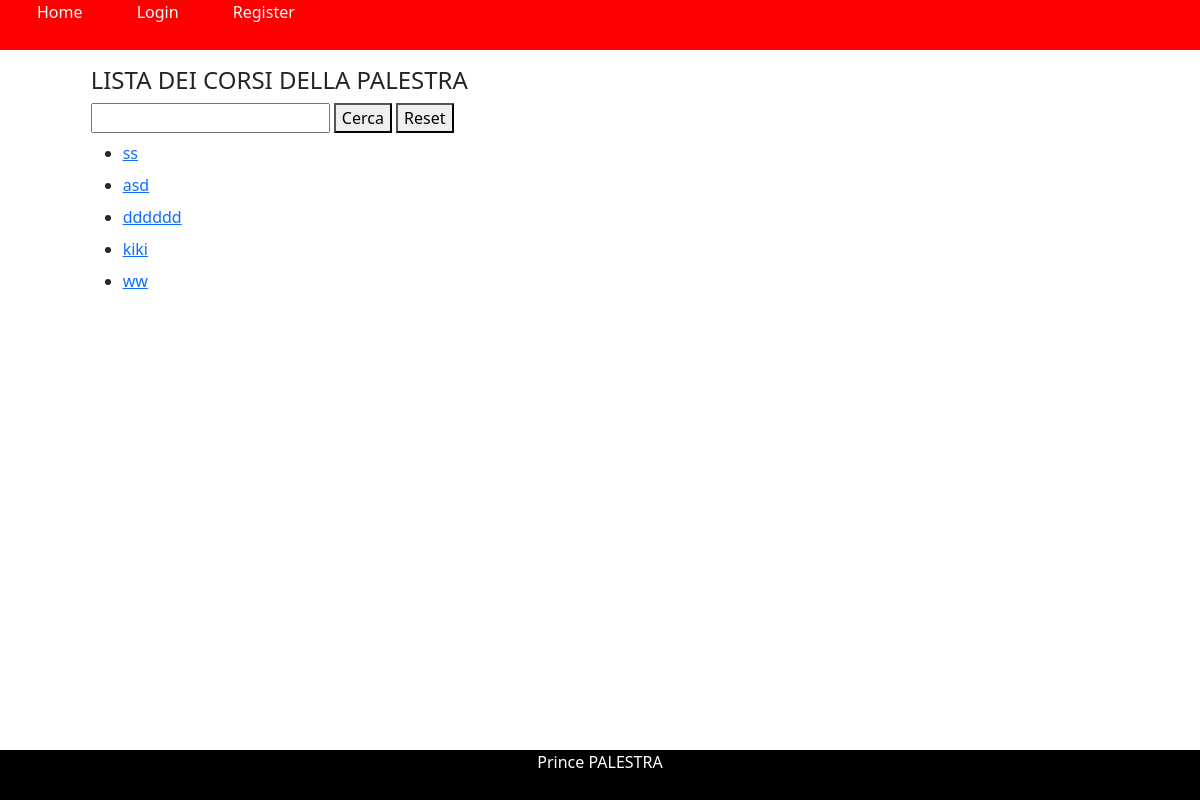
Before: / with the older database file.
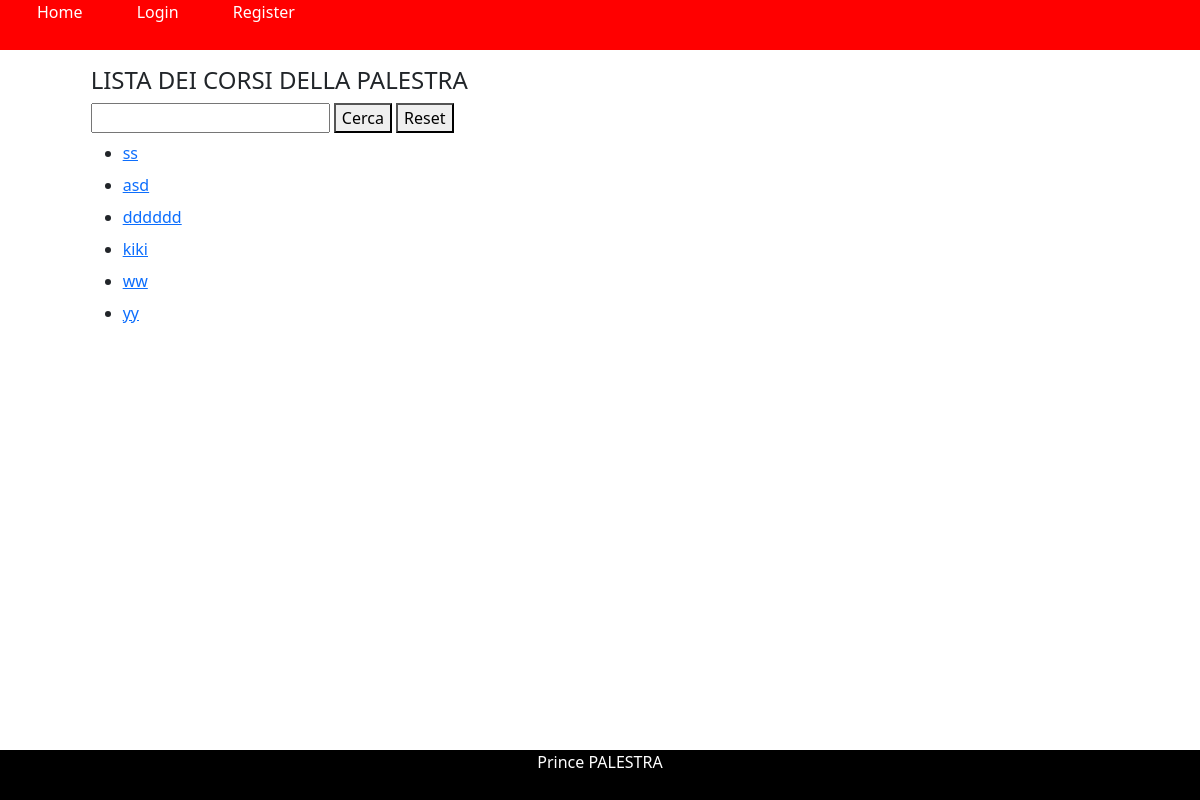
After: the same page with the newer database file.
### tables this page shows
CREATE TABLE corso ( 
            id INTEGER NOT NULL PRIMARY KEY,
    	    titolo TEXT NOT NULL,
    	    descrizione TEXT NOT NULL,
    	    istruttore TEXT NOT NULL UNIQUE,
    	    startTime DATE NOT NULL ,
    	    endTime DATE NOT NULL
        );

### main.py (the view)
@app.route("/")
def index():
    role = None
    if current_user.is_authenticated and current_user.ruolo:
        role = current_user.ruolo
    listacorsi = corsodao.getCorsi(role)
    return render_template('corsi.html', session=getSession(), listacorsi=listacorsi)

### corsodao.py (called while the page is built)
def mapper(d):
    data = {}
    data['id'] = d[0]
    data['titolo'] = d[1]
    data['descrizione'] = d[2]
    data['istruttore'] = d[3]
    data['startTime'] = d[4]
    data['endTime'] = d[5]
    return data

def getCorsi(role):
    res = {}
    try:
        sql = ("""
                SELECT id,titolo,descrizione,istruttore,startTime,endTime
                FROM corso
            """)
        conn = sqlite3.connect('palestra.db')
        cursor = conn.cursor()
        cursor.execute(sql)
        mapped = []
        for data in cursor.fetchall():
            mapped.append(mapper(data))
        res['result'] = True
        res['data'] = mapped
    except Exception as e:
        return []
        print('ERROR', str(e))
    cursor.close()
    conn.close()
    return mapped

### main.py (called while the page is built)
def getSession () :
    if current_user.is_authenticated:
        return userdao.getAccountByEmail(current_user.id)
    return None

### templates/corsi.html (shortened to what this page needs)
{% extends "base.html" %}
{%block mainbody %}
<div  class="container-fluid mt-3">
    <div class="row justify-content-evenly">
        <div class="col-xl-5 col-md-6 col-12">
            <div class="container-fluid">
                <h4> LISTA DEI CORSI DELLA PALESTRA</h4>
                <section>
                    <input type="text" id="search"></input>
                    <button type="button" onclick="search(event, {{listacorsi}})">Cerca</button>
                    <button type="button" onclick="resetSearch(event, {{listacorsi}})">Reset</button>
                </section>
                <section id="corsi">
                    <ul id="corsiul">
                        {% for corso in listacorsi %}
                        <li class="my-2">
                            <a href="{{url_for('corsoById', id=corso.id)}}">{{corso.titolo | e}}</a>
                        </li>
                        {% endfor %}
                    </ul>
                </section>
            </div>
        </div>
        <div class="col-xl-5 col-md-6 col-12">
        </div>
    </div>
</div>
{% endblock %}

### templates/base.html (shortened to what this page needs)
<!doctype html>
<html lang="en">
<head>
  <link href="https://cdn.jsdelivr.net/npm/bootstrap@5.2.2/dist/css/bootstrap.min.css" rel="stylesheet"
>
  <link rel="stylesheet" href="{{ url_for('static', filename='style.css') }}">
</head>
<body>
<header id="myheader">
    <nav class="nav">
      <div class="container-fluid">
        <a href="/" class="nav-item">Home</a>
          {% if not session.email %}
            <a href="/login" class="nav-item">Login</a>
            <a href="/register" class="nav-item">Register</a>
          {% endif %}
      </div>
    </nav>
  </header>
   <main>
     {%block mainbody %}{% endblock %}
   </main>
   <footer class="myfooter"> Prince PALESTRA
   </footer>
</body>
</html>

### static/style.css (style rules this page uses)
.nav { background-color: red; height: 50px; display: flex; }
.nav-item { color: white; padding: 25px 25px 25px 25px; margin-top: 25px; text-decoration: none; }
.myfooter { position: fixed; left: 0; bottom: 0; width: 100%; background-color: black; color: white; text-align: center; height : 50px; }

Changed rows visible on the page:
added corso: titolo "yy"
